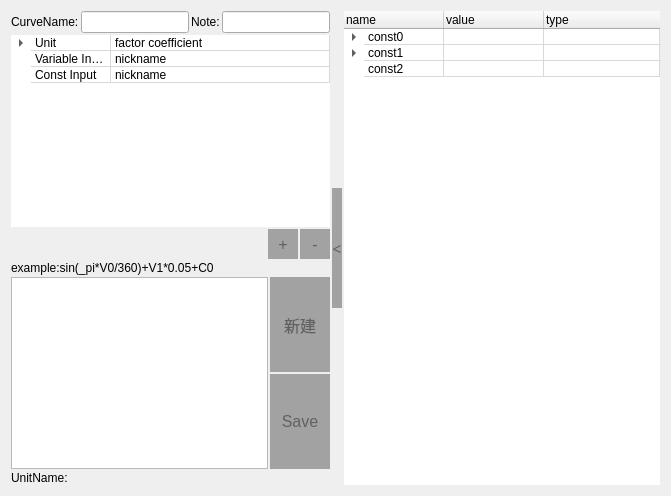
<?xml version="1.0" encoding="UTF-8"?>
<ui version="4.0">
 <class>CustomCurvePage</class>
 <widget class="QWidget" name="CustomCurvePage">
  <property name="geometry">
   <rect>
    <x>0</x>
    <y>0</y>
    <width>671</width>
    <height>496</height>
   </rect>
  </property>
  <property name="windowTitle">
   <string>Form</string>
  </property>
  <property name="styleSheet">
   <string notr="true">QToolButton,QPushButton{
font: 12pt ;
color: rgb(97, 97, 97);
background-color: rgb(162, 162, 162);
border-style:none;
}
QToolButton:hover,QPushButton:hover{
font: 14pt ;
color: rgb(97, 97, 97);
background-color: rgb(214, 214, 214);
border-style:none;
}

QToolButton:checked,QPushButton:pressed{
font: 75 14pt ;
color: rgb(97, 97, 97);
background-color: rgb(227, 227, 227);
border-style:none;
}
QWidget#widget{
background-color: rgb(94, 94, 94);
}
/*QWidget#DialogPickCurve{
background-color:rgba(0,0,0,0);
}
QWidget#page_user{
background-color:rgba(0,0,0,0);
}*/

QTreeView,QTableView{
	show-decoration-selected: 1;
	border:none; 
  }
QListView {
	show-decoration-selected: 1;
	border:none; 
	
	background-color: rgb(238, 238, 238);
  }
QTreeView::item,QTableView::item,QListView::item {
      border: 1px solid #d9d9d9;
      border-left-color: transparent;
      border-top-color: transparent;
  }
QTreeView::item:hover,QTableView::item:hover,QListView::item:hover {
      background: qlineargradient(x1: 0, y1: 0, x2: 0, y2: 1, stop: 0 #e7effd, stop: 1 #cbdaf1);
      border: 1px solid #bfcde4;
  }
QTreeView::item:selected,QTableView::item:selected,QListView::item:selected {
      border: 1px solid #567dbc;
  }
QTreeView::item:selected:active,QTableView::item:selected:active,QListView::item:selected:active{
      background: qlineargradient(x1: 0, y1: 0, x2: 0, y2: 1, stop: 0 #6ea1f1, stop: 1 #567dbc);
  }
QTreeView::item:selected:!active,QTableView::item:selected:!active,QListView::item:selected:!active {
      background: qlineargradient(x1: 0, y1: 0, x2: 0, y2: 1, stop: 0 #6b9be8, stop: 1 #577fbf);
  }

QComboBox{
	border-radius: 3px;
	padding: 1px 10px 1px 5px;
	border: none;
	background-color:transparent;
}
QComboBox:hover{
	border-radius: 3px;
	padding: 1px 10px 1px 5px;
	border: 1px solid #636363;
	background-color: rgb(170, 255, 255);
}
QComboBox::drop-down{
	subcontrol-origin: padding;
	subcontrol-position: top right;
	width: 15px; 
	border-left-width: 1px;
	border-left-style: solid;
	border-top-right-radius: 3px;
	border-bottom-right-radius: 3px;
	border-left-color: transparent;
}

QComboBox::down-arrow{
 
	image: url(:/array_down.png);
}

</string>
  </property>
  <layout class="QHBoxLayout" name="horizontalLayout_4">
   <property name="spacing">
    <number>2</number>
   </property>
   <item>
    <layout class="QVBoxLayout" name="verticalLayout_4">
     <item>
      <layout class="QHBoxLayout" name="horizontalLayout">
       <item>
        <widget class="QLabel" name="label">
         <property name="text">
          <string>CurveName:</string>
         </property>
        </widget>
       </item>
       <item>
        <widget class="QLineEdit" name="lineEdit_curveName">
         <property name="text">
          <string/>
         </property>
         <property name="placeholderText">
          <string/>
         </property>
        </widget>
       </item>
       <item>
        <widget class="QLabel" name="label_3">
         <property name="text">
          <string>Note:</string>
         </property>
        </widget>
       </item>
       <item>
        <widget class="QLineEdit" name="lineEdit_note"/>
       </item>
      </layout>
     </item>
     <item>
      <layout class="QVBoxLayout" name="verticalLayout_3">
       <item>
        <widget class="QTreeWidget" name="treeWidget_input">
         <property name="headerHidden">
          <bool>true</bool>
         </property>
         <column>
          <property name="text">
           <string>Name</string>
          </property>
         </column>
         <column>
          <property name="text">
           <string>Value</string>
          </property>
         </column>
         <item>
          <property name="text">
           <string>Unit</string>
          </property>
          <property name="text">
           <string>factor coefficient</string>
          </property>
          <item>
           <property name="text">
            <string>undefine</string>
           </property>
           <property name="text">
            <string>1</string>
           </property>
          </item>
         </item>
         <item>
          <property name="text">
           <string>Variable Input</string>
          </property>
          <property name="text">
           <string>nickname</string>
          </property>
         </item>
         <item>
          <property name="text">
           <string>Const Input</string>
          </property>
          <property name="text">
           <string>nickname</string>
          </property>
         </item>
        </widget>
       </item>
       <item>
        <layout class="QHBoxLayout" name="horizontalLayout_3">
         <property name="spacing">
          <number>2</number>
         </property>
         <property name="leftMargin">
          <number>0</number>
         </property>
         <item>
          <spacer name="horizontalSpacer_2">
           <property name="orientation">
            <enum>Qt::Horizontal</enum>
           </property>
           <property name="sizeHint" stdset="0">
            <size>
             <width>40</width>
             <height>20</height>
            </size>
           </property>
          </spacer>
         </item>
         <item>
          <widget class="QToolButton" name="btn_add">
           <property name="minimumSize">
            <size>
             <width>30</width>
             <height>30</height>
            </size>
           </property>
           <property name="text">
            <string>+</string>
           </property>
          </widget>
         </item>
         <item>
          <widget class="QToolButton" name="btn_remove">
           <property name="minimumSize">
            <size>
             <width>30</width>
             <height>30</height>
            </size>
           </property>
           <property name="text">
            <string>-</string>
           </property>
          </widget>
         </item>
        </layout>
       </item>
      </layout>
     </item>
     <item>
      <widget class="QLabel" name="label_2">
       <property name="text">
        <string>example:sin(_pi*V0/360)+V1*0.05+C0</string>
       </property>
      </widget>
     </item>
     <item>
      <layout class="QVBoxLayout" name="verticalLayout">
       <item>
        <layout class="QHBoxLayout" name="horizontalLayout_7">
         <item>
          <widget class="QsciScintilla" name="textEdit"/>
         </item>
         <item>
          <layout class="QVBoxLayout" name="verticalLayout_2">
           <property name="spacing">
            <number>2</number>
           </property>
           <item>
            <widget class="QPushButton" name="btn_new">
             <property name="sizePolicy">
              <sizepolicy hsizetype="Minimum" vsizetype="Expanding">
               <horstretch>0</horstretch>
               <verstretch>0</verstretch>
              </sizepolicy>
             </property>
             <property name="minimumSize">
              <size>
               <width>0</width>
               <height>0</height>
              </size>
             </property>
             <property name="text">
              <string>新建</string>
             </property>
            </widget>
           </item>
           <item>
            <widget class="QPushButton" name="btn_save">
             <property name="sizePolicy">
              <sizepolicy hsizetype="Minimum" vsizetype="Expanding">
               <horstretch>0</horstretch>
               <verstretch>0</verstretch>
              </sizepolicy>
             </property>
             <property name="minimumSize">
              <size>
               <width>60</width>
               <height>40</height>
              </size>
             </property>
             <property name="text">
              <string>Save</string>
             </property>
            </widget>
           </item>
          </layout>
         </item>
        </layout>
       </item>
       <item>
        <widget class="QLabel" name="label_status">
         <property name="text">
          <string>UnitName:</string>
         </property>
        </widget>
       </item>
      </layout>
     </item>
    </layout>
   </item>
   <item>
    <widget class="QPushButton" name="btn_hide">
     <property name="maximumSize">
      <size>
       <width>30</width>
       <height>120</height>
      </size>
     </property>
     <property name="font">
      <font>
       <family>微软雅黑</family>
       <pointsize>12</pointsize>
       <weight>50</weight>
       <italic>false</italic>
       <bold>false</bold>
      </font>
     </property>
     <property name="text">
      <string>&lt;</string>
     </property>
    </widget>
   </item>
   <item>
    <widget class="QStackedWidget" name="stackedWidget">
     <property name="currentIndex">
      <number>1</number>
     </property>
     <widget class="QWidget" name="page">
      <layout class="QHBoxLayout" name="horizontalLayout_5">
       <property name="spacing">
        <number>0</number>
       </property>
       <property name="leftMargin">
        <number>0</number>
       </property>
       <property name="topMargin">
        <number>0</number>
       </property>
       <property name="rightMargin">
        <number>0</number>
       </property>
       <property name="bottomMargin">
        <number>0</number>
       </property>
       <item>
        <widget class="UTreeWidget" name="treeWidget_variable">
         <column>
          <property name="text">
           <string>name</string>
          </property>
         </column>
         <column>
          <property name="text">
           <string>value</string>
          </property>
         </column>
         <column>
          <property name="text">
           <string>type</string>
          </property>
         </column>
         <item>
          <property name="text">
           <string>var0</string>
          </property>
          <item>
           <property name="text">
            <string>var00</string>
           </property>
          </item>
          <item>
           <property name="text">
            <string>var01</string>
           </property>
          </item>
         </item>
         <item>
          <property name="text">
           <string>var1</string>
          </property>
          <item>
           <property name="text">
            <string>var10</string>
           </property>
          </item>
          <item>
           <property name="text">
            <string>var11</string>
           </property>
          </item>
         </item>
         <item>
          <property name="text">
           <string>var2</string>
          </property>
          <item>
           <property name="text">
            <string>var20</string>
           </property>
          </item>
         </item>
        </widget>
       </item>
      </layout>
     </widget>
     <widget class="QWidget" name="page_2">
      <layout class="QHBoxLayout" name="horizontalLayout_6">
       <property name="spacing">
        <number>0</number>
       </property>
       <property name="leftMargin">
        <number>0</number>
       </property>
       <property name="topMargin">
        <number>0</number>
       </property>
       <property name="rightMargin">
        <number>0</number>
       </property>
       <property name="bottomMargin">
        <number>0</number>
       </property>
       <item>
        <widget class="UTreeWidget" name="treeWidget_const">
         <column>
          <property name="text">
           <string>name</string>
          </property>
         </column>
         <column>
          <property name="text">
           <string>value</string>
          </property>
         </column>
         <column>
          <property name="text">
           <string>type</string>
          </property>
         </column>
         <item>
          <property name="text">
           <string>const0</string>
          </property>
          <item>
           <property name="text">
            <string>const00</string>
           </property>
          </item>
          <item>
           <property name="text">
            <string>const01</string>
           </property>
          </item>
          <item>
           <property name="text">
            <string>const02</string>
           </property>
          </item>
         </item>
         <item>
          <property name="text">
           <string>const1</string>
          </property>
          <item>
           <property name="text">
            <string>const10</string>
           </property>
          </item>
          <item>
           <property name="text">
            <string>const11</string>
           </property>
          </item>
         </item>
         <item>
          <property name="text">
           <string>const2</string>
          </property>
         </item>
        </widget>
       </item>
      </layout>
     </widget>
    </widget>
   </item>
  </layout>
 </widget>
 <customwidgets>
  <customwidget>
   <class>UTreeWidget</class>
   <extends>QTreeWidget</extends>
   <header location="global">utreewidget.h</header>
  </customwidget>
  <customwidget>
   <class>QsciScintilla</class>
   <extends>QTextEdit</extends>
   <header location="global">qsciscintilla.h</header>
  </customwidget>
 </customwidgets>
 <resources/>
 <connections/>
</ui>
